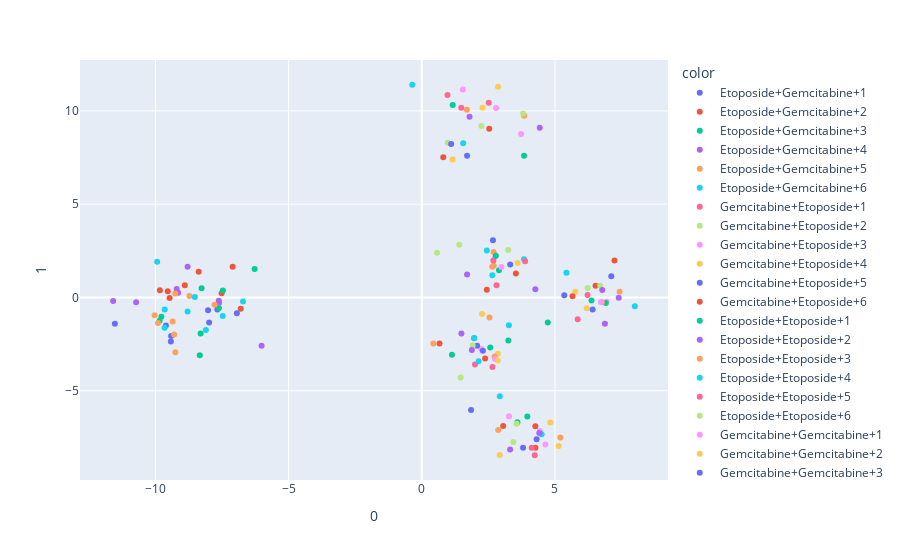

The notebook cell this image was saved under:
### Code cell
import plotly.express as px
from sklearn.decomposition import PCA
from sklearn.preprocessing import StandardScaler
model = LinearDiscriminantAnalysis(n_components=4)
y2=[]
for i in range(24):
    y2.append('DNA')
for j in range(24):
    y2.append('MT')
for k in range(24):
    y2.append('HSP')
for m in range(24):
    y2.append('PROT')
for n in range(24):
    y2.append('HDAC')
for k in range(48):
    y2.append("DMSO")
#model.fit(X_drug, y)
#X_drug2 = model.transform(X_drug)
X_drug3=training.iloc[:,2:240].values
X_drug3=model.fit(X_drug3,y2).transform(X_drug3)
fig = px.scatter(X_drug3, x=0, y=1, color=training['drug_name'])
fig.show()
#these 5 groups are very clearly separated, as we can see in the image
